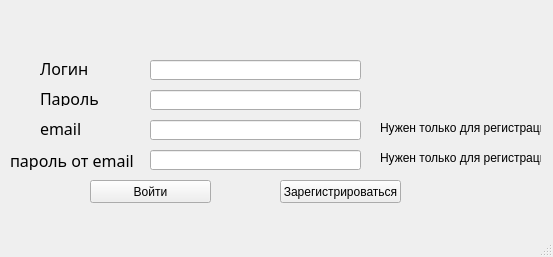
<?xml version="1.0" encoding="UTF-8"?>
<ui version="4.0">
 <class>MainWindow</class>
 <widget class="QMainWindow" name="MainWindow">
  <property name="geometry">
   <rect>
    <x>0</x>
    <y>0</y>
    <width>553</width>
    <height>257</height>
   </rect>
  </property>
  <property name="windowTitle">
   <string>MainWindow</string>
  </property>
  <widget class="QWidget" name="centralwidget">
   <widget class="QPushButton" name="pushButton_add_user">
    <property name="geometry">
     <rect>
      <x>280</x>
      <y>180</y>
      <width>121</width>
      <height>23</height>
     </rect>
    </property>
    <property name="text">
     <string>Зарегистрироваться</string>
    </property>
   </widget>
   <widget class="QPushButton" name="pushButton_login">
    <property name="geometry">
     <rect>
      <x>90</x>
      <y>180</y>
      <width>121</width>
      <height>23</height>
     </rect>
    </property>
    <property name="text">
     <string>Войти</string>
    </property>
   </widget>
   <widget class="QLineEdit" name="line_login">
    <property name="geometry">
     <rect>
      <x>150</x>
      <y>60</y>
      <width>211</width>
      <height>20</height>
     </rect>
    </property>
   </widget>
   <widget class="QLineEdit" name="line_pass">
    <property name="geometry">
     <rect>
      <x>150</x>
      <y>90</y>
      <width>211</width>
      <height>20</height>
     </rect>
    </property>
   </widget>
   <widget class="QLineEdit" name="line_email">
    <property name="geometry">
     <rect>
      <x>150</x>
      <y>120</y>
      <width>211</width>
      <height>20</height>
     </rect>
    </property>
   </widget>
   <widget class="QLineEdit" name="line_email_pass">
    <property name="geometry">
     <rect>
      <x>150</x>
      <y>150</y>
      <width>211</width>
      <height>20</height>
     </rect>
    </property>
   </widget>
   <widget class="QLabel" name="label">
    <property name="geometry">
     <rect>
      <x>40</x>
      <y>60</y>
      <width>51</width>
      <height>16</height>
     </rect>
    </property>
    <property name="font">
     <font>
      <family>Lucida Bright</family>
      <pointsize>12</pointsize>
     </font>
    </property>
    <property name="text">
     <string>Логин</string>
    </property>
   </widget>
   <widget class="QLabel" name="label_2">
    <property name="geometry">
     <rect>
      <x>40</x>
      <y>90</y>
      <width>71</width>
      <height>16</height>
     </rect>
    </property>
    <property name="font">
     <font>
      <family>Lucida Bright</family>
      <pointsize>12</pointsize>
     </font>
    </property>
    <property name="text">
     <string>Пароль</string>
    </property>
   </widget>
   <widget class="QLabel" name="label_3">
    <property name="geometry">
     <rect>
      <x>40</x>
      <y>120</y>
      <width>61</width>
      <height>16</height>
     </rect>
    </property>
    <property name="font">
     <font>
      <family>Lucida Bright</family>
      <pointsize>12</pointsize>
     </font>
    </property>
    <property name="text">
     <string>email</string>
    </property>
   </widget>
   <widget class="QLabel" name="label_4">
    <property name="geometry">
     <rect>
      <x>10</x>
      <y>150</y>
      <width>131</width>
      <height>20</height>
     </rect>
    </property>
    <property name="font">
     <font>
      <family>Lucida Bright</family>
      <pointsize>12</pointsize>
     </font>
    </property>
    <property name="text">
     <string>пароль от email</string>
    </property>
   </widget>
   <widget class="QLabel" name="label_5">
    <property name="geometry">
     <rect>
      <x>380</x>
      <y>120</y>
      <width>161</width>
      <height>16</height>
     </rect>
    </property>
    <property name="text">
     <string>Нужен только для регистрации</string>
    </property>
   </widget>
   <widget class="QLabel" name="label_6">
    <property name="geometry">
     <rect>
      <x>380</x>
      <y>150</y>
      <width>161</width>
      <height>16</height>
     </rect>
    </property>
    <property name="text">
     <string>Нужен только для регистрации</string>
    </property>
   </widget>
  </widget>
  <widget class="QMenuBar" name="menubar">
   <property name="geometry">
    <rect>
     <x>0</x>
     <y>0</y>
     <width>553</width>
     <height>21</height>
    </rect>
   </property>
  </widget>
  <widget class="QStatusBar" name="statusbar"/>
 </widget>
 <resources/>
 <connections/>
</ui>
